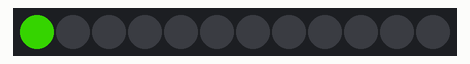
Recording of a sketch running on a simulated Arduino Uno, built with avr-gcc and run on an emulated ATmega328P. Parts: 12 RGB LEDs in strip order, left to right. Dim RGB values are drawn brighter than linear.

Above: at 0.05 s.
At 0.75 s:
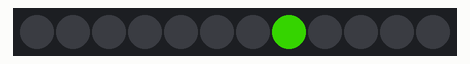
At 1.15 s:
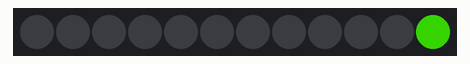
At 1.56 s:
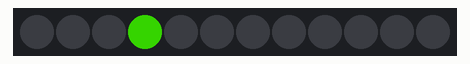

The sketch:

A_Rotation.ino
```cpp
// (licence header left out)
/***** INCLUDES & PIN DEFINES *****/
#include <Adafruit_NeoPixel.h>

#define NEO_PIN       2  //Data Pin
#define NUM_PIXELS   12  //How many pixels in the ring

/***** VARIABLES *****/
//COLOR VALUES
int red = 32;
int green = 128;
int blue = 0;

int i,k = 0;         //Variables for counting
int period = 100;    //Period in ms between color moves

//Initialize Neo-pixel library
Adafruit_NeoPixel pixels = Adafruit_NeoPixel(NUM_PIXELS, NEO_PIN, NEO_GRB + NEO_KHZ800);

void setup(){
  pixels.begin(); // This initializes the NeoPixel library.
}

void loop(){

  //Loop counter (k) sets which pixel will recieve the color
  for (k = 0; k < NUM_PIXELS; k++){
    pixels.setPixelColor(k, pixels.Color(red, green, blue)); //Turn on 'k'th LED
    pixels.show();                                           //Show all values
    delay(period);                                           //Delay until next "move"
    pixels.setPixelColor(k, pixels.Color(0, 0, 0));          //Reset that pixel to zero
  }
}
```

Measured:
- by itself, everything shown: repeats every 1.2 s, in 12 steps
